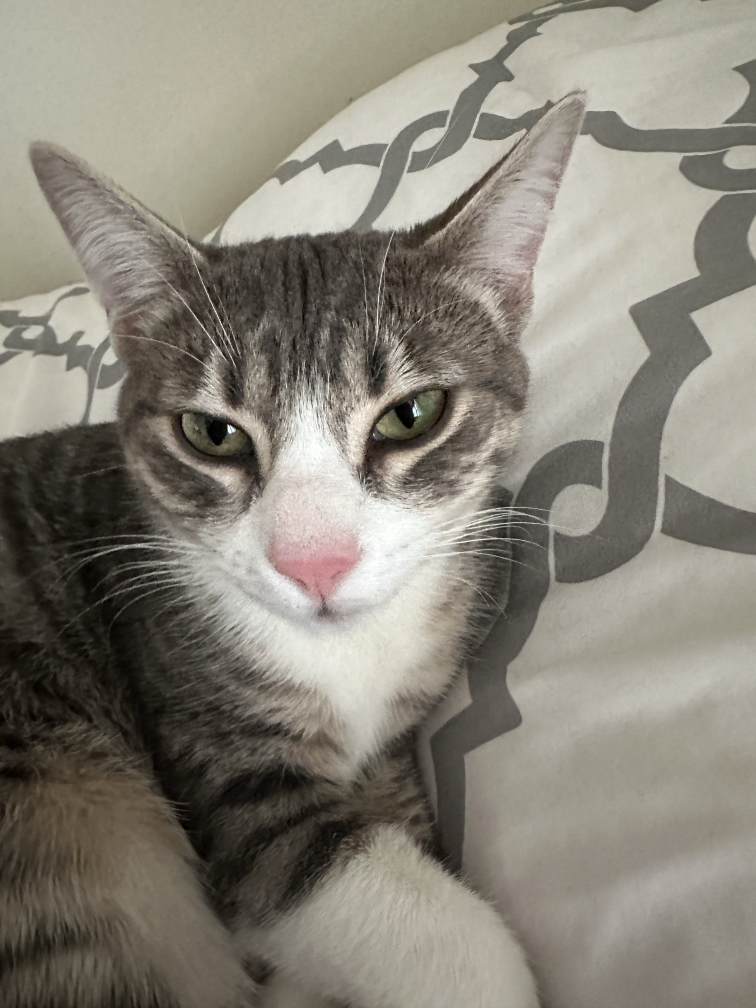
#> input picture hereid.jpg, 3024 x 4032 px (shown at 1/4 size)
$ python main.py
#> lines starting #> are read from the running program, lines starting #| are printed output that depends on the picture
import cv2
from PIL import Image

hereid_path = 'hereid.jpg'
cat_path = 'cat.jpg'
cat_face_cascade = cv2.CascadeClassifier('haarcascade_frontalcatface_extended.xml')
hereid_image = cv2.imread(hereid_path)
#> hereid_image is the input picture: shape (4032, 3024, 3); mean B, G, R 120.7, 131.4, 136.2
cat_image = cv2.imread(cat_path)
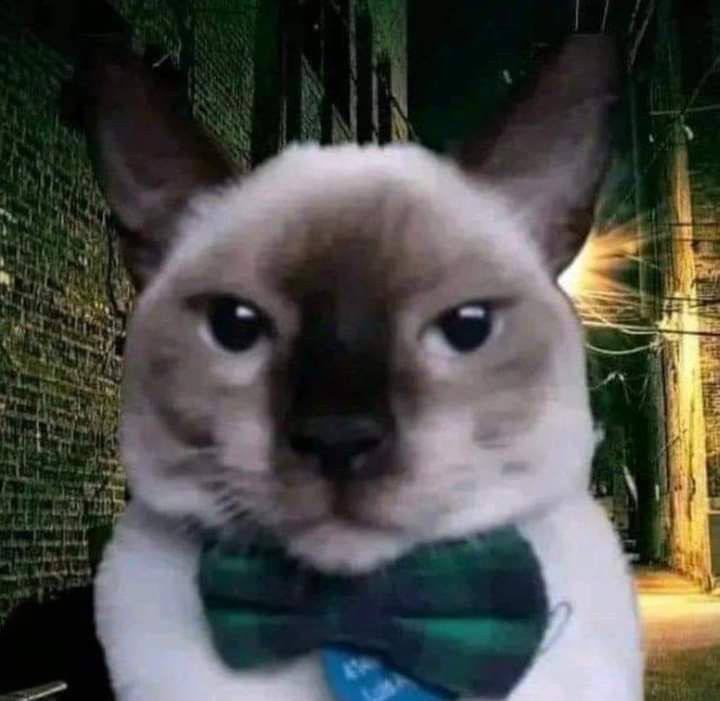
#> input picture cat.jpg, 720 x 701 px
#> cat_image is the input picture: shape (701, 720, 3); mean B, G, R 72.5, 77, 77
hereid_face = cat_face_cascade.detectMultiScale(hereid_image)
#> hereid_face = [[360, 1049, 1729, 1729]]
cat_face = cat_face_cascade.detectMultiScale(cat_image)
#> cat_face = [[104, 134, 483, 483]]

hereid = Image.open(hereid_path)
cat = Image.open(cat_path)
glasses = Image.open('glasses.png')
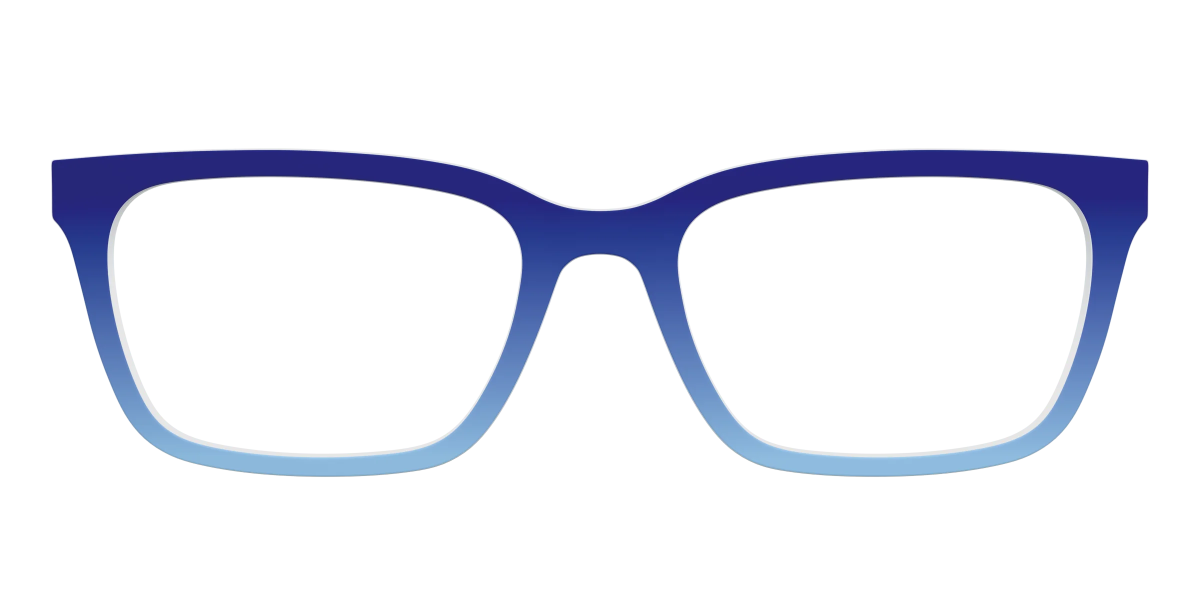
#> input picture glasses.png, 2400 x 1200 px (shown at 1/2 size)
#> glasses is the input picture: PIL image 2400x1200 RGBA; mean R, G, B, A 172.2, 182.7, 212.6, 30.9
hereid = hereid.convert("RGBA")
#> hereid: PIL image 3024x4032 RGBA
cat = cat.convert("RGBA")
#> cat: PIL image 720x701 RGBA
glasses = glasses.convert("RGBA")
for(x,y,w,h) in hereid_face:
    glasses = glasses.resize((w, int(h/3)))
    hereid.paste(glasses, (x, int(y + h/4)), glasses)
    hereid.save("hereid_with_glasses.png")
    print("Hereid with glasses saved")
#> this loop made 1 pass
#| Hereid with glasses saved
#> pass 1, `glasses = glasses.resize((w, int(h/3)))`:
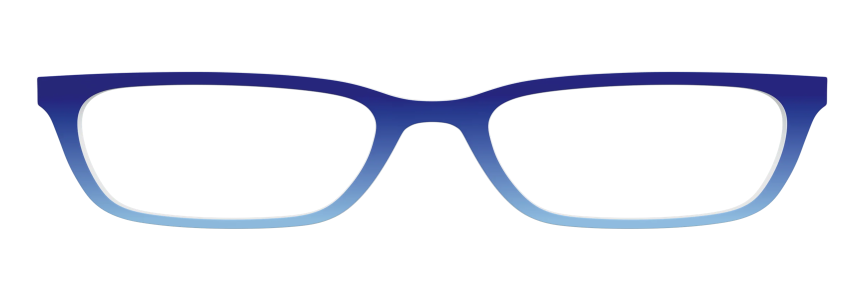
#> glasses: PIL image 1729x576 RGBA (shown at 1/2 size); mean R, G, B, A 11.5, 13.5, 21.1, 30.9; transparent parts drawn white
#> pass 1, `hereid.save("hereid_with_glasses.png")`:
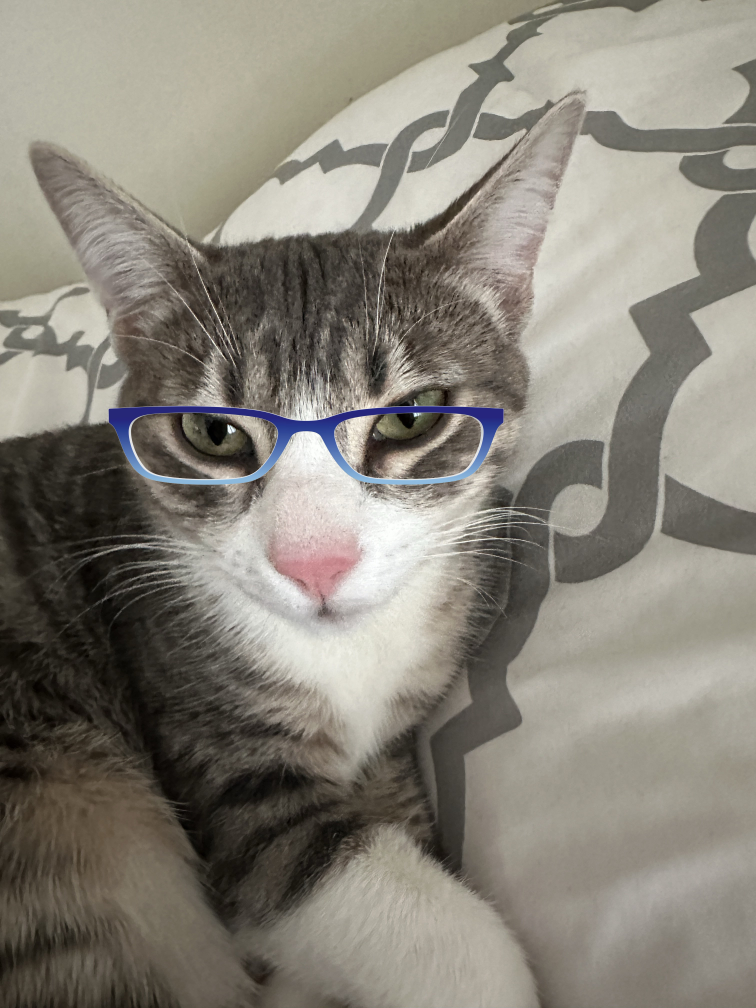
#> saved as hereid_with_glasses.png: PIL image 3024x4032 RGBA (shown at 1/4 size); mean R, G, B, A 135.7, 131.1, 121.1, 255; transparent parts drawn white
for(x,y,w,h) in cat_face:
    glasses = glasses.resize((w, int(h/3)))
    cat.paste(glasses, (x, int(y/1.7 + h/3)), glasses)
    cat.save("cat_with_glasses.png")
    print("Cat with glasses saved")
#> this loop made 1 pass
#| Cat with glasses saved
#> pass 1, `glasses = glasses.resize((w, int(h/3)))`:
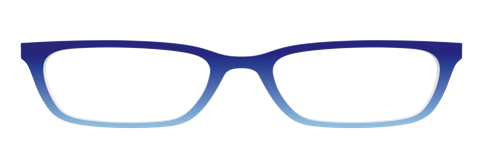
#> glasses: PIL image 483x161 RGBA; mean R, G, B, A 13.8, 15.8, 23.6, 30.9; transparent parts drawn white
#> pass 1, `cat.save("cat_with_glasses.png")`:
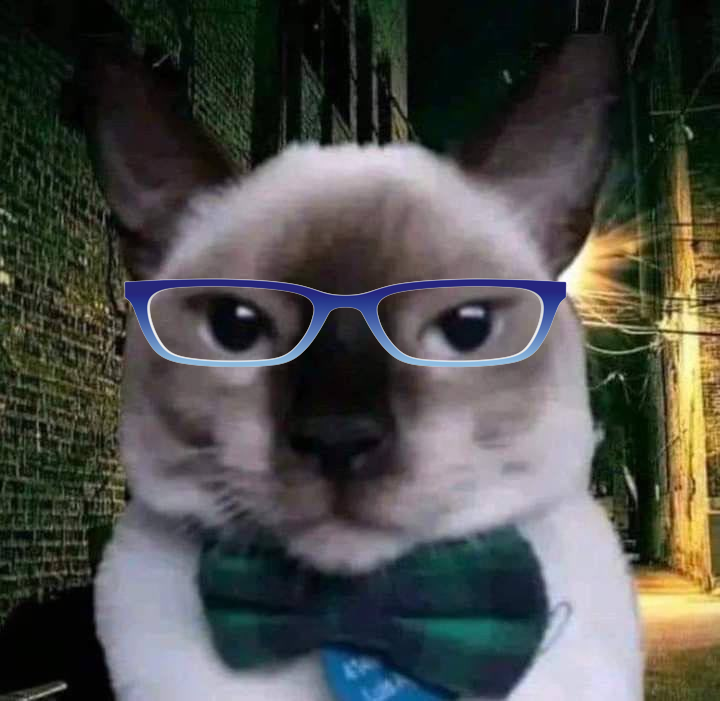
#> saved as cat_with_glasses.png: PIL image 720x701 RGBA; mean R, G, B, A 76.9, 77.4, 74, 254.8; transparent parts drawn white
